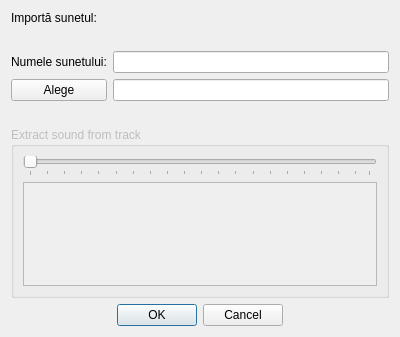
<?xml version="1.0" encoding="UTF-8"?>
<ui version="4.0">
 <class>confSoundDialog</class>
 <widget class="QDialog" name="confSoundDialog">
  <property name="geometry">
   <rect>
    <x>0</x>
    <y>0</y>
    <width>400</width>
    <height>337</height>
   </rect>
  </property>
  <property name="cursor">
   <cursorShape>ArrowCursor</cursorShape>
  </property>
  <property name="windowTitle">
   <string>Dialog</string>
  </property>
  <layout class="QVBoxLayout" name="verticalLayout_2">
   <item>
    <layout class="QGridLayout" name="gridLayout">
     <item row="0" column="0" colspan="2">
      <widget class="QLabel" name="labelImport">
       <property name="text">
        <string>Importă sunetul:</string>
       </property>
      </widget>
     </item>
     <item row="3" column="1">
      <widget class="QLineEdit" name="soundNameEdit"/>
     </item>
     <item row="1" column="0">
      <spacer name="verticalSpacer_2">
       <property name="orientation">
        <enum>Qt::Vertical</enum>
       </property>
       <property name="sizeType">
        <enum>QSizePolicy::Fixed</enum>
       </property>
       <property name="sizeHint" stdset="0">
        <size>
         <width>20</width>
         <height>20</height>
        </size>
       </property>
      </spacer>
     </item>
     <item row="3" column="0">
      <widget class="QLabel" name="labelSound">
       <property name="text">
        <string>Numele sunetului:</string>
       </property>
      </widget>
     </item>
     <item row="4" column="0">
      <widget class="QPushButton" name="chooseFileButton">
       <property name="text">
        <string>Alege</string>
       </property>
      </widget>
     </item>
     <item row="4" column="1">
      <widget class="QLineEdit" name="fileNameEdit">
       <property name="cursor">
        <cursorShape>IBeamCursor</cursorShape>
       </property>
       <property name="readOnly">
        <bool>true</bool>
       </property>
      </widget>
     </item>
    </layout>
   </item>
   <item>
    <spacer name="verticalSpacer_1">
     <property name="orientation">
      <enum>Qt::Vertical</enum>
     </property>
     <property name="sizeType">
      <enum>QSizePolicy::Fixed</enum>
     </property>
     <property name="sizeHint" stdset="0">
      <size>
       <width>20</width>
       <height>20</height>
      </size>
     </property>
    </spacer>
   </item>
   <item>
    <widget class="QGroupBox" name="groupBox">
     <property name="enabled">
      <bool>false</bool>
     </property>
     <property name="title">
      <string>Extract sound from track</string>
     </property>
     <layout class="QVBoxLayout" name="verticalLayout">
      <item>
       <widget class="QSlider" name="horizontalSlider">
        <property name="enabled">
         <bool>false</bool>
        </property>
        <property name="cursor">
         <cursorShape>SizeHorCursor</cursorShape>
        </property>
        <property name="singleStep">
         <number>0</number>
        </property>
        <property name="pageStep">
         <number>5</number>
        </property>
        <property name="orientation">
         <enum>Qt::Horizontal</enum>
        </property>
        <property name="tickPosition">
         <enum>QSlider::TicksBelow</enum>
        </property>
       </widget>
      </item>
      <item>
       <widget class="QGraphicsView" name="graphicsView"/>
      </item>
     </layout>
    </widget>
   </item>
   <item>
    <widget class="QDialogButtonBox" name="buttonBox">
     <property name="standardButtons">
      <set>QDialogButtonBox::Cancel|QDialogButtonBox::Ok</set>
     </property>
     <property name="centerButtons">
      <bool>true</bool>
     </property>
    </widget>
   </item>
  </layout>
 </widget>
 <tabstops>
  <tabstop>soundNameEdit</tabstop>
  <tabstop>chooseFileButton</tabstop>
  <tabstop>fileNameEdit</tabstop>
  <tabstop>horizontalSlider</tabstop>
  <tabstop>graphicsView</tabstop>
  <tabstop>buttonBox</tabstop>
 </tabstops>
 <resources/>
 <connections>
  <connection>
   <sender>buttonBox</sender>
   <signal>rejected()</signal>
   <receiver>confSoundDialog</receiver>
   <slot>reject()</slot>
   <hints>
    <hint type="sourcelabel">
     <x>199</x>
     <y>277</y>
    </hint>
    <hint type="destinationlabel">
     <x>199</x>
     <y>149</y>
    </hint>
   </hints>
  </connection>
  <connection>
   <sender>buttonBox</sender>
   <signal>accepted()</signal>
   <receiver>confSoundDialog</receiver>
   <slot>accept()</slot>
   <hints>
    <hint type="sourcelabel">
     <x>199</x>
     <y>277</y>
    </hint>
    <hint type="destinationlabel">
     <x>199</x>
     <y>149</y>
    </hint>
   </hints>
  </connection>
  <connection>
   <sender>soundNameEdit</sender>
   <signal>textChanged(QString)</signal>
   <receiver>confSoundDialog</receiver>
   <slot>setWindowTitle(QString)</slot>
   <hints>
    <hint type="sourcelabel">
     <x>260</x>
     <y>68</y>
    </hint>
    <hint type="destinationlabel">
     <x>199</x>
     <y>168</y>
    </hint>
   </hints>
  </connection>
 </connections>
</ui>
